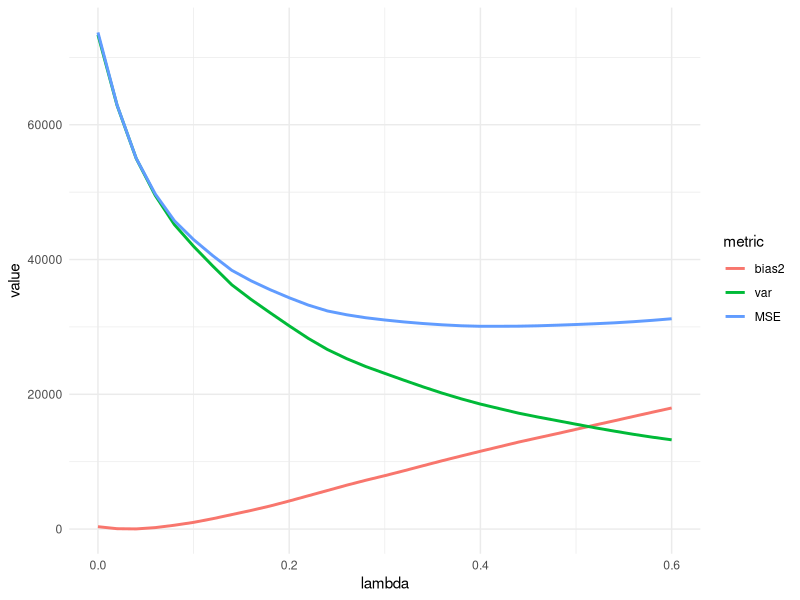

The R source for this figure: (Note: a time limit stopped this script after it produced the figure.)
## ---- chunk 1
library(tidyverse)
library(glmnet)
theme_set(theme_minimal())
## ---- chunk 2
generateBeta <- function(beta_length) {
    4 / seq(beta_length)^2
}
f_y_x <- function(x) {
    beta <- generateBeta(dim(x)[2])  # approximately sparse model
    x %*% beta
}
## ---- chunk 3
# Write a simulator function that can evaluate a model for a given X
# end result should be a data.frame with columns of lambda, prediction (f_star), error
run_simulation <- function(x_generator, x0 = 0.1, lambdas = seq(0, 0.6, 0.02)) {
    # generate the sample
    x <- x_generator()	
    y_exp <- f_y_x(x)
    y <- y_exp + rnorm(length(y_exp)) * 4
    
    # generate the x0 value
    x_eval <- matrix(x0, ncol = dim(x)[2])
    
    map_df(lambdas, ~{
        model <- glmnet(x, y, alpha = 1, lambda = .x)
        tibble(
            lambda = .x, 
            f_star = as.numeric(predict(model, newx = x_eval)),
            error = as.numeric(f_y_x(x_eval)) - f_star
        )        
    })
}
## ---- chunk 4
visualize_simulation_results <- function(simulation_results) {
    group_by(simulation_results, lambda) |>
    summarise(bias2 = mean(error)^2, var = var(f_star)) |>
    mutate(MSE = bias2 + var) |>
    pivot_longer(bias2:MSE, names_to = "metric") |>
    mutate(metric = factor(metric, levels = c("bias2", "var", "MSE"))) |>
    ggplot(aes(lambda, value, color = metric)) + geom_line(size = 1)    
}
## ---- chunk 5
generate_independent_predictors <- function(n = 200, p = 100) {
    matrix(rnorm(n * p), nrow = n, ncol = p)
}
## ---- chunk 6
# run simulation for n_sim times
run_simulation(x_generator = generate_independent_predictors)
n_sim <- 100
simulation_results <- map_df(
    seq(n_sim),
    run_simulation,
    x_generator = generate_independent_predictors
)
## ---- chunk 7
visualize_simulation_results(simulation_results)
## ---- chunk 8
generate_correlated_predictors <- function(n = 200, p = 13) {
    # for p = 13, there will be 104 features
    poly(matrix(rnorm(n * p), nrow = n, ncol = p), degree = 2, raw = TRUE)
}
## ---- chunk 9
# run simulation for n_sim times
simulation_results <- map_df(
    seq(n_sim),
    run_simulation,
    x_generator = generate_correlated_predictors
)
## ---- chunk 10
visualize_simulation_results(simulation_results)
